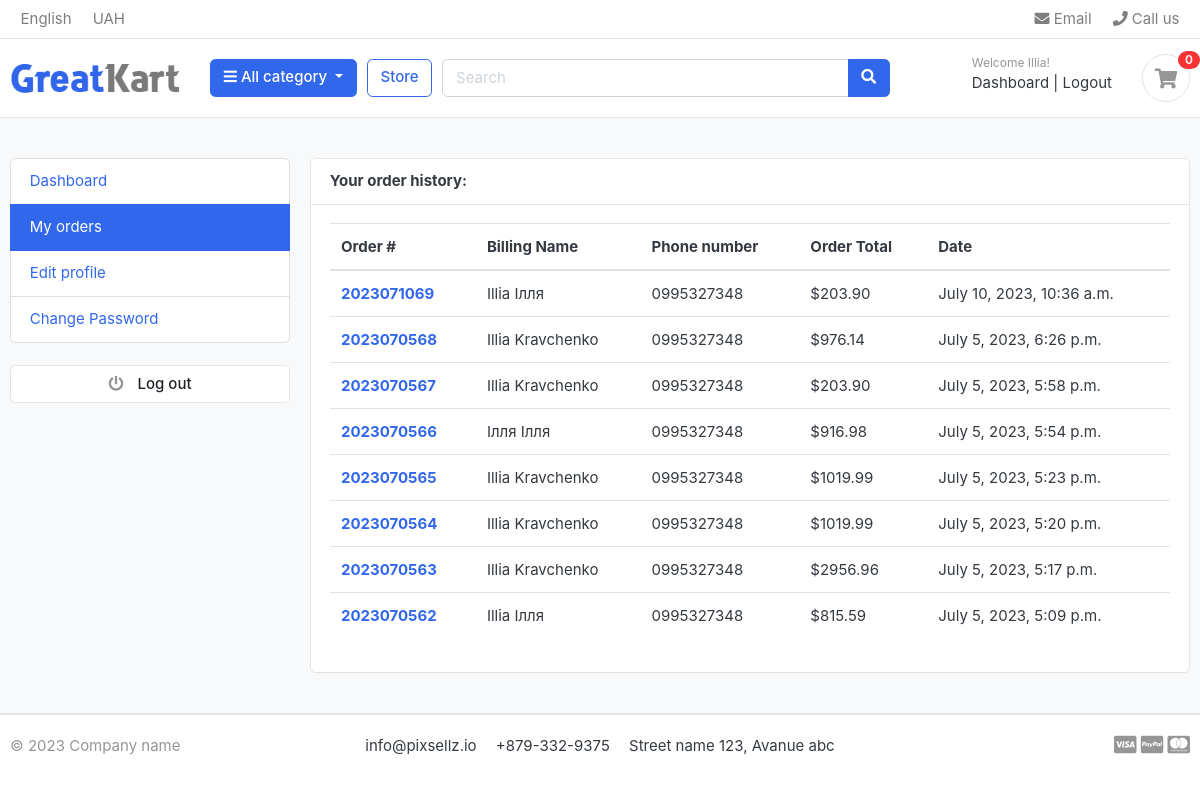
The page /accounts/my_orders/ (signed in) on the database its author committed.
### accounts/models.py (models this page shows, shortened)
class Account(AbstractBaseUser):
    first_name = models.CharField(max_length=50)
    last_name = models.CharField(max_length=50)
    username = models.CharField(max_length=50, unique=True)
    email = models.EmailField(max_length=100, unique=True)
    phone_number = models.CharField(max_length=50)
    date_joined = models.DateTimeField(auto_now_add=True)
    last_login = models.DateTimeField(auto_now_add=True)
    is_admin = models.BooleanField(default=False)
    is_staff = models.BooleanField(default=False)
    is_active = models.BooleanField(default=False)
    is_superadmin = models.BooleanField(default=False)
    USERNAME_FIELD = 'email'
    REQUIRED_FIELDS = ['username', 'first_name', 'last_name']
    objects = MyAccountManager()

### orders/models.py (models this page shows, shortened)
class Order(models.Model):
    STATUS = (
        ('New', 'New'),
        ('Accepted', 'Accepted'),
        ('Completed', 'Completed'),
        ('Cancelled', 'Cancelled'),
    )
    user = models.ForeignKey(Account, on_delete=models.SET_NULL, null=True)
    payment = models.ForeignKey(Payment, on_delete=models.SET_NULL, blank=True, null=True)
    order_number = models.CharField(max_length=20)
    first_name = models.CharField(max_length=50)
    last_name = models.CharField(max_length=50)
    phone = models.CharField(max_length=20)
    email = models.EmailField(max_length=50)
    address_line_1 = models.CharField(max_length=50)
    address_line_2 = models.CharField(max_length=50, blank=True)
    country = models.CharField(max_length=50)
    state = models.CharField(max_length=50, blank=True)
    city = models.CharField(max_length=50)
    order_note = models.CharField(max_length=100, blank=True)
    order_total = models.FloatField()
    tax = models.FloatField()
    status = models.CharField(max_length=20, choices=STATUS, default='New')
    ip = models.CharField(blank=True, max_length=20)
    is_ordered = models.BooleanField(default=False)
    created_at = models.DateTimeField(auto_now_add=True)
    updated_at = models.DateTimeField(auto_now=True)
    def full_name(self):
        return f"{self.first_name} {self.last_name}"

### accounts/views.py (the view)
# urls.py: path('my_orders/', views.my_orders, name='my_orders'),
@login_required(login_url = 'login')
def my_orders(request):
    orders = Order.objects.filter(user=request.user, is_ordered=True).order_by('-created_at')
    context = {
       'orders': orders,
    }
    return render(request, 'accounts/my_orders.html', context=context)

### carts/context_processors.py (called while the page is built)
def counter(request):
    cart_count = 0
    if 'admin' in request.path:
        return {}
    else:
        try:
            cart = Cart.objects.filter(cart_id=_cart_id(request))
            if request.user.is_authenticated:
                cart_items = CartItem.objects.all().filter(user=request.user)
            else:
                cart_items = CartItem.objects.all().filter(cart=cart[:1])
            for cart_item in cart_items:
                cart_count += cart_item.quantity
        except Cart.DoesNotExist:
            cart_count = 0
    return dict(cart_count=cart_count)

### carts/views.py (called while the page is built)
def _cart_id(request):
    cart = request.session.session_key
    if not cart:
        cart = request.session.create()
    return cart

### category/context_processors.py (called while the page is built)
def menu_links(request):
    links = Category.objects.all()
    return dict(links=links)

### category/models.py (called while the page is built)
    def get_url(self):
        return reverse('products_by_category', args=[self.slug])

### accounts/templates/accounts/my_orders.html (shortened to what this page needs)
{% extends 'base.html' %}
{% block content %}
<section class="section-conten padding-y bg">
    <div class="container">
        <div class="row">
        {% include 'includes/dashboard_sidebar.html' %}
        <main class="col-md-9">
            <article class="card">
            <header class="card-header">
                <strong class="d-inline-block mr-3">Your order history:</strong>
            </header>
            <div class="card-body">
                <div class="row">
                    <div class="col-md-12">
                        <table class="table table-hover">
                            <thead>
                              <tr>
                                <th scope="col">Order #</th>
                                <th scope="col">Billing Name</th>
                                <th scope="col">Phone number</th>
                                <th scope="col">Order Total</th>
                                <th scope="col">Date</th>
                              </tr>
                            </thead>
                            <tbody>
                                {% for order in orders %}
                                    <tr>
                                        <th scope="row"><a href="{% url 'order_detail' order_id=order.order_number %}">{{ order.order_number }}</a></th>
                                        <td>{{ order.full_name }}</td>
                                        <td>{{ order.phone }}</td>
                                        <td>${{ order.order_total | floatformat:2 }}</td>
                                        <td>{{ order.created_at }}</th>
                                    </tr>
                                {% endfor %}
                            </tbody>
                          </table>
                    </div>
                </div>
            </div>
            </article>
        </main>
    </div>
    </div>
    </section>
{% endblock %}

### templates/includes/navbar.html (shortened to what this page needs)
{% load static %}
<header class="section-header">
    <nav class="navbar p-md-0 navbar-expand-sm navbar-light border-bottom">
    <div class="container">
      <div class="collapse navbar-collapse" id="navbarTop4">
        <ul class="navbar-nav mr-auto">
            <li class="nav-item dropdown">
                 <a href="#" class="nav-link">   English </a>
            </li>
            <li class="nav-item dropdown">
                <a href="#" class="nav-link"> UAH </a>
            </li>
        </ul>
        <ul class="navbar-nav">
            <li><a href="#" class="nav-link"> <i class="fa fa-envelope"></i> Email </a></li>
            <li><a href="#" class="nav-link"> <i class="fa fa-phone"></i> Call us </a></li>
        </ul>
      </div>
    </div>
    </nav>
    <section class="header-main border-bottom">
        <div class="container">
    <div class="row align-items-center">
        <div class="col-lg-2 col-md-3 col-6">
            <a href="{% url 'home' %}" class="brand-wrap">
                <img class="logo" src="{% static './images/logo.png' %}">
            </a>
        </div>
        <div class="col-lg col-sm col-md col-6 flex-grow-0">
            <div class="category-wrap dropdown d-inline-block float-right">
                <button type="button" class="btn btn-primary dropdown-toggle" data-toggle="dropdown">
                    <i class="fa fa-bars"></i> All category
                </button>
            </div>
        </div>
        <a href="{% url 'store' %}" class="btn btn-outline-primary">Store</a>
        <div class="col-lg  col-md-6 col-sm-12 col">
            <form action="{% url 'search' %}" class="search" method='GET'>
                <div class="input-group w-100">
                    <input type="text" class="form-control" style="width:60%;" placeholder="Search" name='keyword'>
                    <div class="input-group-append">
                      <button class="btn btn-primary" type="submit">
                        <i class="fa fa-search"></i>
                      </button>
                    </div>
                </div>
            </form>
        </div>
        <div class="col-lg-3 col-sm-6 col-8 order-2 order-lg-3">
                    <div class="d-flex justify-content-end mb-3 mb-lg-0">
                        {% if user.id is None %}
                        <div class="widget-header">
                            <small class="title text-muted">Welcome guest!</small>
                            <div>
                                <a href="{% url 'login' %}">Sign in</a> <span class="dark-transp"> | </span>
                                <a href="{% url 'register' %}"> Register</a>
                            </div>
                        </div>
                        {% else %}
                            <div class="widget-header">
                                <small class="title text-muted">Welcome {{ user.first_name }}!</small>
                                <div>
                                    <a href="{% url 'dashboard' %}">Dashboard</a> <span class="dark-transp"> | </span>
                                    <a href="{% url 'logout' %}"> Logout</a>
                                </div>
                            </div>
                        {% endif %}
                        <a href="{% url 'cart' %}" class="widget-header pl-3 ml-3">
                            <div class="icon icon-sm rounded-circle border"><i class="fa fa-shopping-cart"></i></div>
                            <span class="badge badge-pill badge-danger notify">{{ cart_count }}</span>
                        </a>
                    </div>
                </div>
    </div>
        </div>
    </section>
    </header>

### static/css/ui.css (style rules this page uses)
html { font-family: "Inter", sans-serif; font-size: 15px; }
.icon-xs, .icon-sm, .icon-md, .icon-lg { display: inline-block; text-align: center; flex-shrink: 0; flex-grow: 0; }
.icon-sm { width: 48px; height: 48px; line-height: 48px !important; font-size: 20px; }
.padding-y { padding-top: 40px; padding-bottom: 40px; }
article:after, .form-group:after { display: block; clear: both; content: ""; }
.bg { background-color: #f8f9fa; }
.header-main { position: relative; padding-top: 1rem; padding-bottom: 1rem; }
.brand-wrap .logo, .navbar-brand .logo { margin-right: 7px; max-height: 42px; display: inline-block; }
.widget-header { display: inline-block; vertical-align: middle; position: relative; }
.widget-header a { color: #343a40; }
.widget-header i { color: #969696; }
.widget-header .title { display: block; }
.widget-header .notify { position: absolute; top: -3px; right: -10px; }
.notify { position: absolute; top: -4px; right: -10px; display: inline-block; padding: 0.25em 0.6em; font-size: 12px; line-height: 1; text-align: center; border-radius: 3rem; color: #fff; background-color: #fa3434; }

### rows shown on the page
Account: first_name "Illia"
Order: order_number "2023071069", full_name "Illia Ілля", phone "0995327348", order_total "203.90", created_at "July 10, 2023, 10:36 a.m."
Order: order_number "2023070568", full_name "Illia Kravchenko", phone "0995327348", order_total "976.14", created_at "July 5, 2023, 6:26 p.m."
Order: order_number "2023070567", full_name "Illia Kravchenko", phone "0995327348", order_total "203.90", created_at "July 5, 2023, 5:58 p.m."
Order: order_number "2023070566", full_name "Ілля Ілля", phone "0995327348", order_total "916.98", created_at "July 5, 2023, 5:54 p.m."
Order: order_number "2023070565", full_name "Illia Kravchenko", phone "0995327348", order_total "1019.99", created_at "July 5, 2023, 5:23 p.m."
Order: order_number "2023070564", full_name "Illia Kravchenko", phone "0995327348", order_total "1019.99", created_at "July 5, 2023, 5:20 p.m."
Order: order_number "2023070563", full_name "Illia Kravchenko", phone "0995327348", order_total "2956.96", created_at "July 5, 2023, 5:17 p.m."
Order: order_number "2023070562", full_name "Illia Ілля", phone "0995327348", order_total "815.59", created_at "July 5, 2023, 5:09 p.m."

### other values the page prints
{{ cart_count }} "0"
